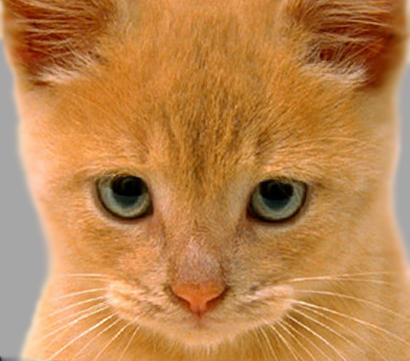
%> input picture hw2/data/cat.bmp, 410 x 361 px
$ octave low_high_pass.m   (GNU Octave 9; MATLAB toolbox functions it lacks are replaced by stand-ins)
%> lines starting %> are read from the running program, lines starting %| are printed output that depends on the picture
low_pass = [1 1 1; 1 1 1; 1 1 1]/9;
high_pass = [1 1 1; 1 1 1; 1 1 1]/-9;
high_pass(2,2)=8/9;

test_image = im2single(imread('../data/cat.bmp'));
low = imfilter(test_image, low_pass, 'conv');
high = imfilter(test_image, high_pass, 'conv');
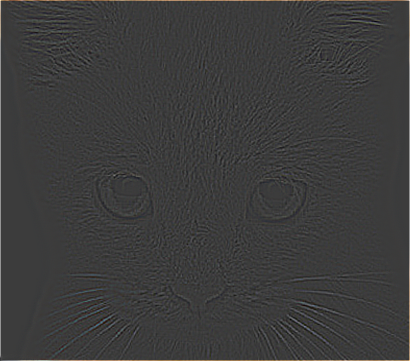
%> high: size 361x410x3 single; mean R, G, B 0.00255, 0.00203, 0.00152; drawn with min black and max white

imshow(low);
figure();
imshow(high+0.5);
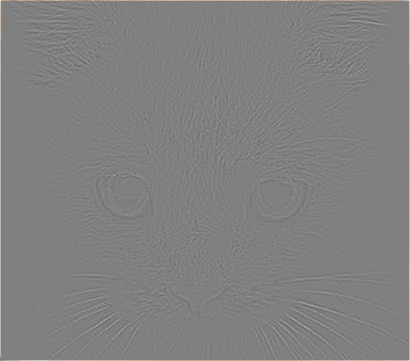
%> displayed picture: size 361x410x3, on the screen's scale of 0 to 255; mean R, G, B 128.2, 128, 127.9

$ run again, with hw2/data/dog.bmp copied over hw2/data/cat.bmp
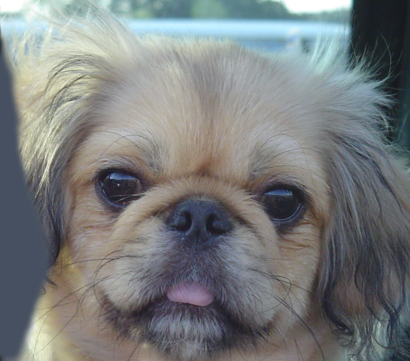
%> input picture hw2/data/dog.bmp, 410 x 361 px
%> `high = imfilter(test_image, high_pass, 'conv');`:
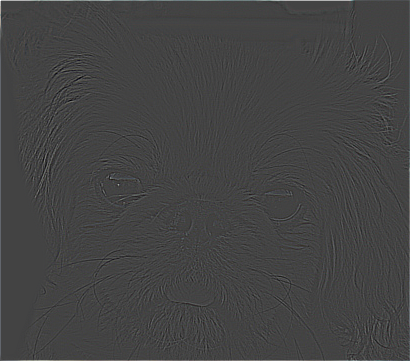
%> high: size 361x410x3 single; mean R, G, B 0.00145, 0.00158, 0.00161; drawn with min black and max white
%> `imshow(high+0.5);`:
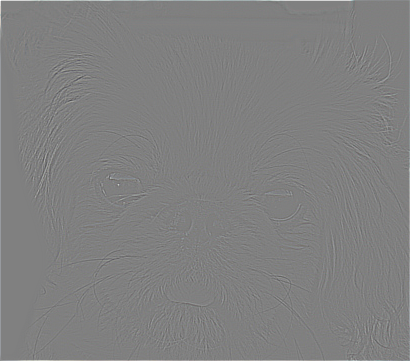
%> displayed picture: size 361x410x3, on the screen's scale of 0 to 255; mean R, G, B 127.9, 127.9, 127.9
